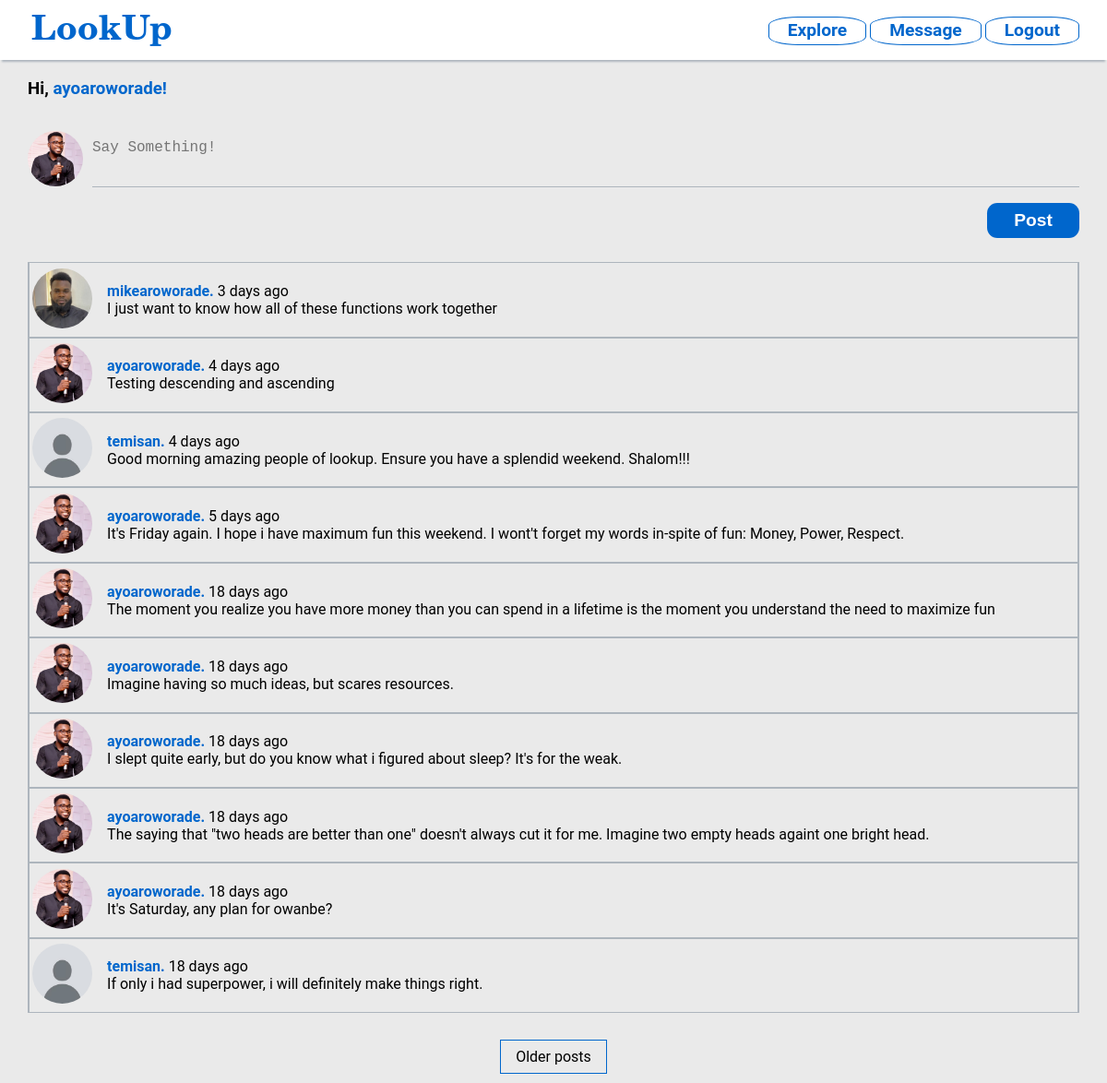
The page /index (signed in) on the database its author committed.
### app/models.py (models this page shows, shortened)
class User(UserMixin, db.Model):
    id = db.Column(db.Integer, primary_key=True)
    username = db.Column(db.String(64), unique=True, nullable=False, index=True)
    email = db.Column(db.String(120), unique=True, nullable=False, index=True)
    password_hash = db.Column(db.String(128))
    about_me = db.Column(db.String(140))
    last_seen = db.Column(db.DateTime, default=datetime.utcnow)
    image = db.Column(db.String(120), nullable=True)  # Path to the user's profile image
    gender = db.Column(db.String(10))  # Example values: 'male', 'female', 'other'
    posts = db.relationship('Post', back_populates='author')
    followed = db.relationship(
        'User', secondary=followers,
        primaryjoin=(followers.c.follower_id == id),
        secondaryjoin=(followers.c.followed_id == id),
        back_populates='followers',  lazy='dynamic'
    )
    followers = db.relationship(
        'User', secondary=followers,
        primaryjoin=(followers.c.followed_id == id),
        secondaryjoin=(followers.c.follower_id == id),
        back_populates='followed',  lazy='dynamic'
    )
    def avatar(self, size):
        digest = md5(self.email.lower().encode('utf-8')).hexdigest()
        return f'https://www.gravatar.com/avatar/{digest}?d=identicon&s={size}'
    def following_posts(self):
        Author = so.aliased(User)
        Follower = so.aliased(User)
        return (
            sa.select(Post)
            .join(Post.author.of_type(Author))
            .join(Author.followers.of_type(Follower), isouter=True)
            .where(sa.or_(
                Follower.id == self.id,
                Author.id == self.id,
            ))
            .group_by(Post)
            .order_by(Post.timestamp.desc())
        )

class Post(db.Model):
    id = db.Column(db.Integer, primary_key=True)
    body = db.Column(db.String(140))
    timestamp = db.Column(db.DateTime, index=True, default=datetime.utcnow)
    user_id = db.Column(db.Integer, db.ForeignKey('user.id'))
    author = db.relationship('User', back_populates='posts')

### app/routes.py (the view)
@app.route('/', methods=['GET', 'POST'])
@app.route('/index', methods=['GET', 'POST'])
@login_required
def index():
    form = PostForm()
    if form.validate_on_submit():
        post = Post(body=form.post.data, author=current_user)
        db.session.add(post)
        db.session.commit()
        flash('Your post is now live!')
        return redirect(url_for('index'))
    user = User.query.filter_by(username=current_user.username).first_or_404()
    page = request.args.get('page', 1, type=int)
    posts = db.paginate(current_user.following_posts(), page=page,
                        per_page=app.config['POSTS_PER_PAGE'], error_out=False)
    next_url = url_for('index', page=posts.next_num) if posts.has_next else None
    prev_url = url_for('index', page=posts.prev_num) if posts.has_prev else None
    num_posts_on_page = len(posts.items)
    print(f"Page: {page}, Total Items: {posts.total}, Pages: {posts.pages}, num_posts_on_page: {num_posts_on_page }")
    return render_template('index.html', title='Home', form=form,
                           posts=posts, user=user, next_url=next_url, prev_url=prev_url)

### app/forms.py
class PostForm(FlaskForm):
    post = TextAreaField('Say something', validators=[
        DataRequired(), Length(min=1, max=140)])
    submit = SubmitField('Post')

### app/models.py (called while the page is built)
@login.user_loader
def load_user(id):
    return db.session.get(User, int(id))

### app/routes.py (called while the page is built)
@app.before_request
def before_request():
    if current_user.is_authenticated:
        current_user.last_seen = datetime.now(timezone.utc)
        db.session.commit()

### app/templates/index.html (shortened to what this page needs)
{% extends "base.html" %}
{% block content %}
<h3 class="greet-user">Hi, <a href="{{ url_for('user', username=current_user.username) }}">{{ current_user.username }}!</a></h3>
{% if form %}
<form action="" method="post">
    <div class="img-say-something">
        <img class="circular-portrait" src="{{ url_for('static', filename='profile_pics/' + user.image) if user.image else url_for('static', filename='profile_pics/default.png') }}" alt="Profile Image" class="img-thumbnail" width="60">
        <p class="say-something">
            {{ form.post(class="form-control no-resize-textarea-both", placeholder="Say Something!") }}
        </p>
    </div>
    <div>
        {{ form.submit(class="submit-post") }}
    </div>
</form>
{% endif %}
<div class="follower-post">
    {% for post in posts %}
        {% include '_post.html' %}
    {% endfor %}
</div>
<br>
<div class="pagination">
    {% if next_url %}
    <a href="{{ next_url }}">Older posts</a>
    {% endif %}
</div>
{% endblock %}

### app/templates/_post.html
<table class="post-table">
    <tr>
        <td width="7%"><img src="{{ url_for('static', filename='profile_pics/' + post.author.image) if post.author.image else url_for('static', filename='profile_pics/default.png') }}" alt="profile Image" class="img-thumbnail" width="65"></td>
        <td><span style="font-weight: 700;"><a class="post_username" href="{{ url_for('user', username=post.author.username) }}">{{ post.author.username }}.</a> </span>{{ moment(post.timestamp).fromNow() }}<br>{{ post.body }}</td>
    </tr>
</table>

### app/static/style/style.css (style rules this page uses)
:root { --primary-color: #0066cc; --gray-dark: #adb5bd; --gray-light: #eaeaea; --color-success: #198754; --color-danger: #D0312D; --color-text: #1E1C1B; --color-warning: #ffc107; --color-info: #0dcaf0; }
* { box-sizing: border-box; }
body { padding: 0; margin: 0; background-color: var(--gray-light); font-size: 1rem; font-family: Poppins, Roboto, "Helvetica Neue", "Noto Sans", "Liberation Sans", Arial, sans-serif, "Apple Color Emoji", "Segoe UI Emoji", "Segoe UI Symbol", "Noto Color Emoji"; }
.submit-post { display: block; width: 100px; margin-top: 0.1rem; padding: 0.5rem; background: var(--primary-color); color: #fff; border-radius: 0.7rem; cursor: pointer; font-size: 1.2em; font-weight: bold; border: none; }
.greet-user a { color: var(--primary-color); text-decoration: none; }
.form-control { display: block; width: 100%; padding: 0.375rem 0.75rem; font-size: 1rem; font-weight: 400; line-height: 1.5; color: #212529; background-color: #fff; background-clip: padding-box; border: 1px solid #ced4da; appearance: none; border-radius: 0.375rem; transition: border-color 0.15s ease-in-out, box-shadow 0.15s ease-in-out; }
.circular-portrait { border-radius: 50%; }
.img-say-something { display: flex; flex-direction: row; align-items: center; width: 100%; }
.say-something { margin-left: 10px; flex: 1; }
.no-resize-textarea-both { resize: none; border-radius: 0px !important; background-color: var(--gray-light) !important; border: none !important; border-bottom: 1px solid var(--gray-dark) !important; padding-left: 0px !important; width: 100%; }
.submit-post { display: block; width: 100px; margin-top: 0.1rem; margin-bottom: 1rem; padding: 0.5rem; background: var(--primary-color); color: #fff; border-radius: 0.7rem; cursor: pointer; font-size: 1.2em; font-weight: bold; border: none; float: right; }
.follower-post { clear: both; padding-top: 10px; }
.post-table { width: 100%; border: 1px solid var(--gray-dark); border-left: 2px solid var(--gray-dark); border-right: 2px solid var(--gray-dark); }
.post-table img { border-radius: 50%; }
.post-table td { padding-top: 0.2rem; padding-bottom: 0.2rem; }
.post_username { text-decoration: none; color: var(--primary-color); }
.pagination { display: flex; justify-content: center; padding: 10px 0; }
.pagination a { color: black; float: left; padding: 8px 16px; text-decoration: none; transition: background-color 0.3s; margin: 0 4px; border: 1px solid var(--primary-color); }

### rows shown on the page
User: username "ayoaroworade", image (picture)
Post: image (picture), author.username "mikearoworade", timestamp "3 days ago", body "I just want to know how all of these functions work together"
Post: image (picture), author.username "ayoaroworade", timestamp "4 days ago", body "Testing descending and ascending"
Post: author.username "temisan", timestamp "4 days ago", body "Good morning amazing people of lookup. Ensure you have a splendid weekend. Shalom!!!"
Post: image (picture), author.username "ayoaroworade", timestamp "5 days ago", body "It's Friday again. I hope i have maximum fun this weekend. I wont't forget my words in-spite of fun: Money, Power, Respect."
Post: image (picture), author.username "ayoaroworade", timestamp "18 days ago", body "The moment you realize you have more money than you can spend in a lifetime is the moment you understand the need to maximize fun"
Post: image (picture), author.username "ayoaroworade", timestamp "18 days ago", body "Imagine having so much ideas, but scares resources."
Post: image (picture), author.username "ayoaroworade", timestamp "18 days ago", body "I slept quite early, but do you know what i figured about sleep? It's for the weak."
Post: image (picture), author.username "ayoaroworade", timestamp "18 days ago", body "The saying that \"two heads are better than one\" doesn't always cut it for me. Imagine two empty heads againt one bright head."
Post: image (picture), author.username "ayoaroworade", timestamp "18 days ago", body "It's Saturday, any plan for owanbe?"
Post: author.username "temisan", timestamp "18 days ago", body "If only i had superpower, i will definitely make things right."
